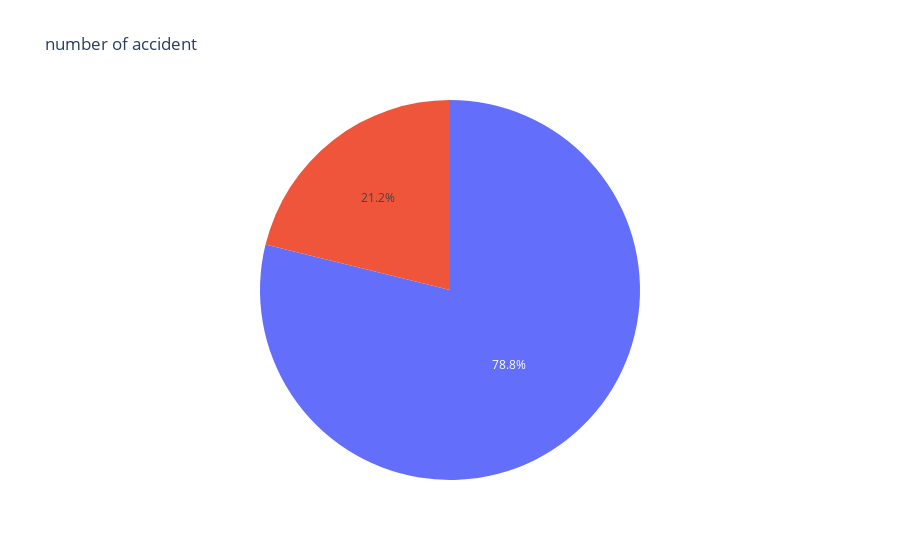

The code cell stored with this chart in its notebook:
### Code cell
labels= ['day', 'night']

fig= px.pie(b,  values='Start_Time', labels= labels, title='number of accident', 
            color_discrete_map={'night': 'red',
                               'day': 'blue'})
fig.show()

### Figure 1 — Plotly figure (JSON) as saved in the notebook; plotly's stock layout.template omitted (floating-point values rounded to 4 significant figures)
{"data": [{"domain": {"x": [0, 1], "y": [0, 1]}, "hovertemplate": "Start_Time=%{value}<extra></extra>", "legendgroup": "", "name": "", "showlegend": false, "type": "pie", "values": [2682866, 719868]}], "layout": {"legend": {"tracegroupgap": 0}, "title": {"text": "number of accident"}}}
